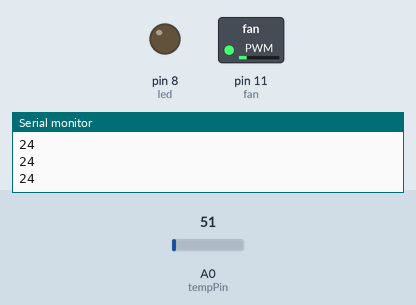
Bench run of a sketch on a simulated Arduino Uno, built with avr-gcc and run on an emulated ATmega328P. Shown: switched loads named in the sketch (green lamp = pin HIGH), output pins drawn as LEDs (lit = HIGH), the last lines printed to the serial monitor. The inputs (shaded band) are chosen by the test bench; at power-on: A0 (tempPin) = 51.

Above: at 1.2 s.
1.3 s: A0 (tempPin) set to 56
At 2.6 s:
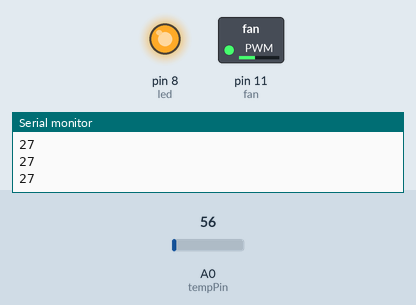
2.9 s: A0 (tempPin) set to 30
At 4.0 s:
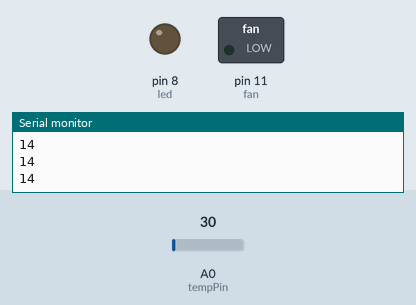
4.5 s: A0 (tempPin) set to 61
At 5.3 s:
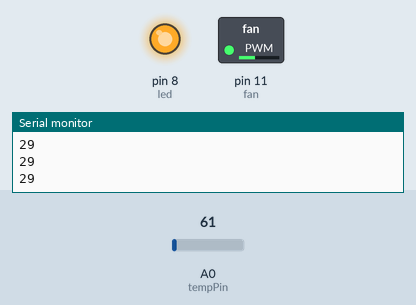
6.1 s: A0 (tempPin) set to 15
At 6.6 s:
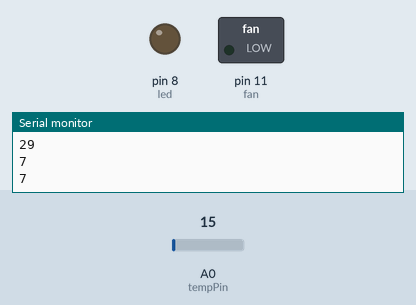
Timing chart, 0 to 8.7 s (numbered marks = the images above; inputs shaded):
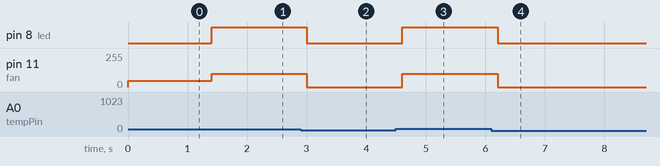

The sketch:

Code.ino
```cpp
 int tempPin = A0;
int fan = 11;
int led = 8;
int temp;
int tempMin = 20;
int tempMax = 25;
int fanSpeed;

void setup() {
  pinMode(fan, OUTPUT);
  pinMode(led, OUTPUT);
pinMode(tempPin, INPUT);
  Serial.begin(9600);
}

void loop()
{
temp = readTemp();
  Serial.println( temp );
  if(temp < tempMin)
{
fanSpeed = 0;
    analogWrite(fan, fanSpeed);
    digitalWrite(fan, LOW);
}
if((temp >= tempMin) && (temp <= tempMax))
{
fanSpeed = temp;
  fanSpeed=2.0*fanSpeed;
  analogWrite(fan, fanSpeed);
}

if(temp > tempMax)
{
digitalWrite(led, HIGH);
  { fanSpeed=100;
   analogWrite(fan,fanSpeed);
}
}
else
{
digitalWrite(led, LOW);
}


delay(200);
}

int readTemp() {
temp = analogRead(tempPin);
  return temp * 0.48828125;
}
```

Measured:
- the behaviour switches between 53 and 54 on A0 (tempPin) (found by bisection; images 0 and 1)
- after the input at 1.3 s, pin 8 (led): LOW → HIGH after 0.10 s; pin 11 (fan): 48/255 → 100/255 after 0.10 s
- after the input at 2.9 s, pin 8 (led): HIGH → LOW after 0.10 s; pin 11 (fan): 100/255 → 0/255 after 0.10 s
- after the input at 4.5 s, pin 8 (led): LOW → HIGH after 0.11 s; pin 11 (fan): 0/255 → 100/255 after 0.11 s
- after the input at 6.1 s, pin 8 (led): HIGH → LOW after 0.11 s; pin 11 (fan): 100/255 → 0/255 after 0.11 s
